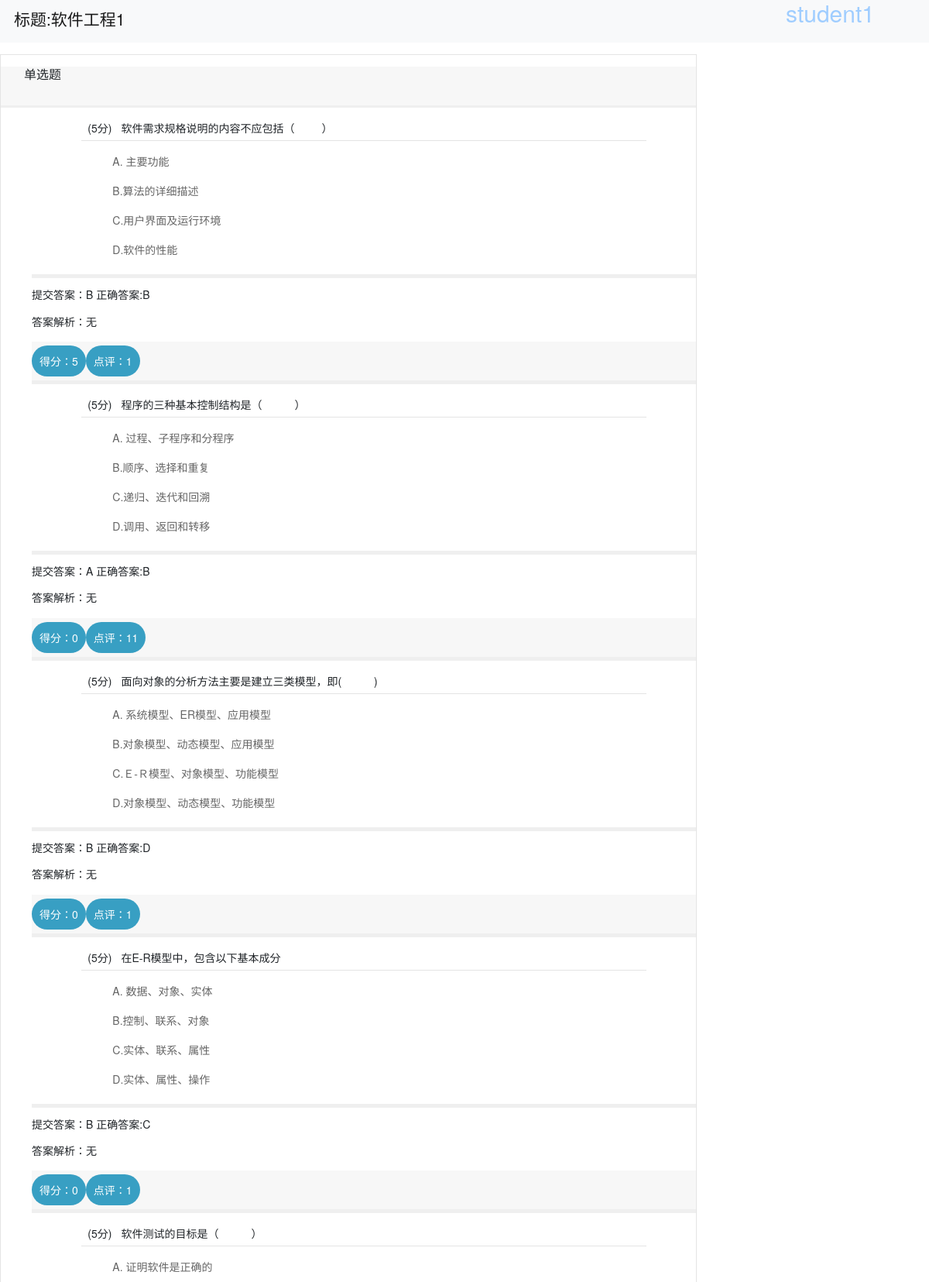
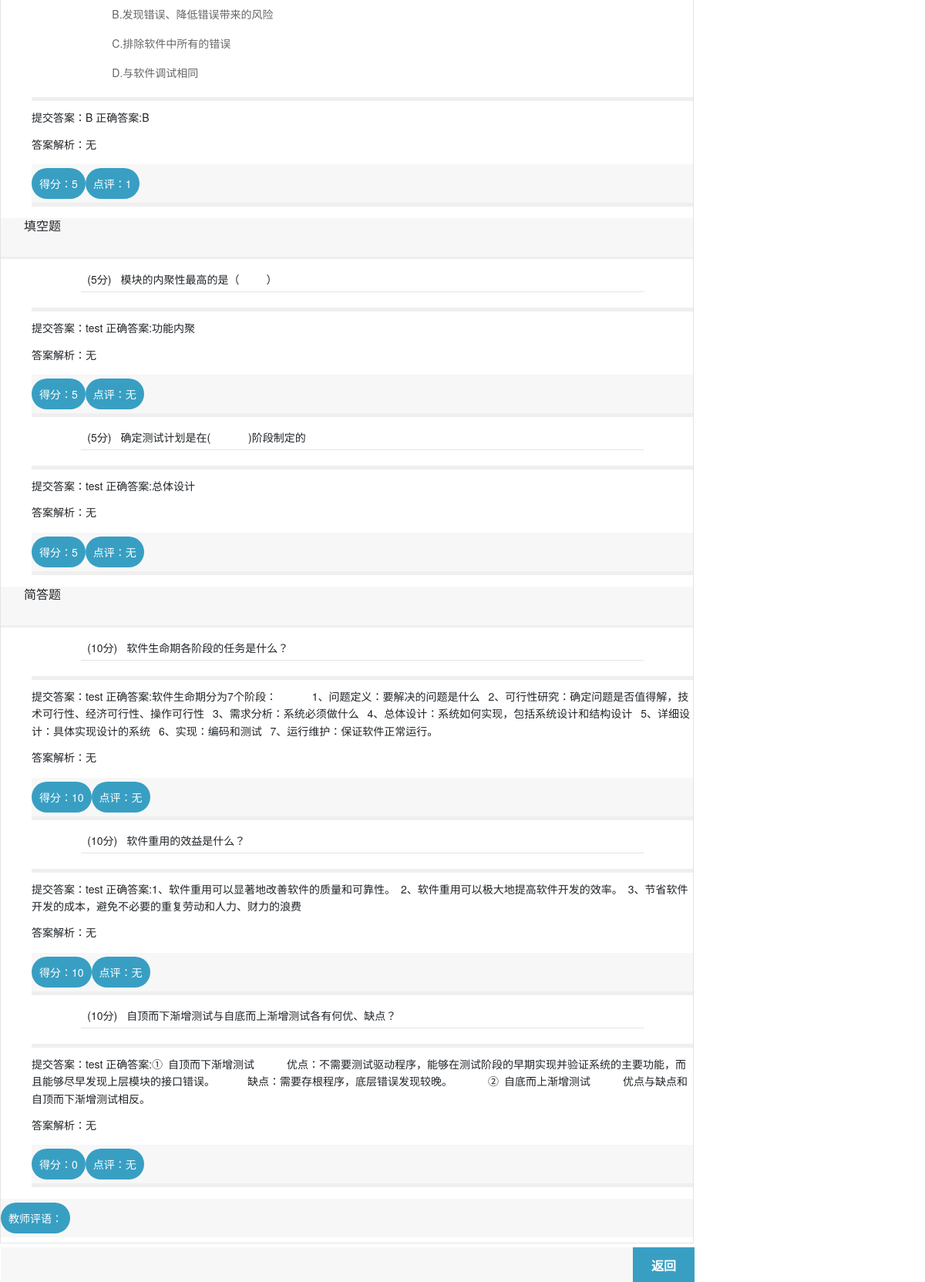
Page /answer/6/ on the committed database (2 pictures, top to bottom).
### question_manage/models.py (models this page shows, shortened)
class Grade(models.Model):
    id=models.AutoField(primary_key=True)
    sid=models.ForeignKey(UserEx,on_delete=models.CASCADE,default='')#添加外键
    pid=models.ForeignKey(Paper, on_delete=models.CASCADE)
    grade=models.IntegerField()
    is_checked=models.BooleanField(default='False')
    rewind=models.TextField(default="")
    class Meta:
        db_table='grade'
        verbose_name='成绩'
        verbose_name_plural=verbose_name

class Paper(models.Model):
    id=models.AutoField(primary_key=True)
    sqid=models.ManyToManyField(Question)#多对多
    fqid=models.ManyToManyField(Fillin)
    tid=models.ForeignKey(UserEx,on_delete=models.CASCADE)#添加外键
    title=models.CharField('标题',max_length=20,default='')
    major=models.CharField('考卷适用专业',max_length=20)
    examtime=models.DateTimeField()
    class Meta:
        db_table='paper'
        verbose_name='试卷'
        verbose_name_plural=verbose_name

class TAnswer(models.Model):
    gid=models.ForeignKey(Grade, on_delete=models.CASCADE)
    qid=models.ForeignKey(Question, on_delete=models.CASCADE,default='')
    ans=models.CharField('选项',max_length=5)
    score =models.IntegerField('得分', default=0)
    rewind = models.TextField('点评',default='')
    class Meta:
        db_table = 'answer'
        verbose_name = '答卷单选题'
        verbose_name_plural = verbose_name

class Question(models.Model):
    ANSWER = (
        ('A', 'A'),
        ('B', 'B'),
        ('C', 'C'),
        ('D', 'D'),
    )
    id = models.AutoField(primary_key=True)
    category = models.CharField('标签', max_length=20)
    title = models.TextField('题目')
    optionA = models.CharField('A选项', max_length=30)
    optionB = models.CharField('B选项', max_length=30)
    optionC = models.CharField('C选项', max_length=30)
    optionD = models.CharField('D选项', max_length=30)
    answer = models.CharField('答案', max_length=10, choices=ANSWER)
    score = models.IntegerField('分数', default=1)
    solution = models.TextField('解析', default='无')
    class Meta:
        db_table = 'question'
        verbose_name = '单项选择题库'
        verbose_name_plural = verbose_name

class F_TAnswer(models.Model):
    gid=models.ForeignKey(Grade, on_delete=models.CASCADE)
    qid=models.ForeignKey(Fillin, on_delete=models.CASCADE,default='')
    ans=models.TextField('选项')
    score = models.IntegerField('得分', default=0)
    rewind = models.TextField('点评', default='')
    class Meta:
        db_table = 'f_answer'
        verbose_name = '答卷填空题'
        verbose_name_plural = verbose_name

class Fillin(models.Model):
    TYPE = (
        ('f', '填空题'),
        ('sa', '简答题'),
    )
    id = models.AutoField(primary_key=True)
    category = models.CharField('标签', max_length=20)
    title = models.TextField('题目')
    answer = models.TextField('答案')
    score = models.IntegerField('分数', default=1)
    type = models.CharField('类型', max_length=10, choices=TYPE, default='')
    solution = models.TextField('解析', default='无')
    class Meta:
        db_table = 'fillin'
        verbose_name = '填空或简答题库'
        verbose_name_plural = verbose_name

### question_manage/views.py (the view)
# urls.py: path("answer/<int:id>/", q_views.lookAnswer, name="answer"),
def lookAnswer(request, id):
    g = Grade.objects.get(id=id)
    s = g.sid
    alist = g.tanswer_set.all()
    falist = g.f_tanswer_set.all()
    return render(request, 'answer_base.html', {'student': s, 'alist':alist, 'grade':g, 'falist':falist})

### question_manage/templates/answer_base.html (shortened to what this page needs)
<!DOCTYPE HTML>
<html lang="en">
<head>
    <link href="/static/bootstrap-4.3.1-dist/css/bootstrap.min.css" rel="stylesheet">
    <link href="/static/css/main.css" rel="stylesheet" type="text/css" />
    <link href="/static/css/test.css" rel="stylesheet" type="text/css" />
    <link href="/static/css/style.css" rel="stylesheet" type="text/css"/>
</head>
<body>
<nav class="navbar navbar-expand-sm bg-light navbar-light ">
    <ul class="navbar-nav">
        <li class="nav-item active">
            <a class="nav-link"><h3>标题:{{ grade.pid.title }}</h3></a>
        </li>
        <li style="position: fixed;right: 70px; font-size: 30px;color: #9fcdff">{{ student.name }}</li>
    </ul>
</nav>
<div class="main">
	<div class="test_main">
		<div class="nr_left">
			<div class="test">
					<div class="test_title">
                        <a href="/user/">
						<font><input type="button" name="back" value="返回"></font></a>
					</div>
						<div class="test_content">
							<div class="test_content_title">
								<h2>单选题</h2>
							</div>
						</div>
						<div class="test_content_nr">
							<ul>
                               {% for a in alist %}
                                   <li id="{{ forloop.counter }}">
                                    <div class="test_content_nr_tt">
                                        <span>({{ a.qid.score }}分)</span>
                                        <font>{{ a.qid.title }}</font>
                                    </div>
                                   <div class="test_content_nr_main">
                                        <ul>
                                                <li class="option">
                                                    <label>A.
                                                        <p class="ue" style="display: inline;">{{ a.qid.optionA }}</p>
                                                    </label>
                                                </li>
                                                <li class="option">
                                                    <label>
                                                        B.<p class="ue" style="display: inline;">{{ a.qid.optionB }}</p>
                                                    </label>
                                                </li>
                                                <li class="option">
                                                    <label>
                                                        C.<p class="ue" style="display: inline;">{{ a.qid.optionC }}</p>
                                                    </label>
                                                </li>
                                                <li class="option">
                                                    <label>
                                                        D.<p class="ue" style="display: inline;">{{ a.qid.optionD }}</p>
                                                    </label>
                                                </li>
                                        </ul>
                                    </div>
                                    </li>
                                    <li>
                                        <p>提交答案：{{ a.ans }} 正确答案:{{ a.qid.answer }}</p>
                                        <p>答案解析：{{ a.qid.solution }}</p>
                                    <div class="test_content">
                                        <div class="test_content_title">
                                            <p>得分：{{ a.score }}</p>
                                            <p>点评：{{ a.rewind }}</p>
                                        </div>
                                    </div>
                                    </li>
                               {% endfor %}
							</ul>
						</div>
                        <div class="test_content">
							<div class="test_content_title">
								<h2>填空题</h2>
							</div>
						</div>
						<div class="test_content_nr">
							<ul>
                               {% for a in falist %}
                                   {% if a.qid.type == 'f' %}
                                   <li id="lf{{ forloop.counter }}">
                                    <div class="test_content_nr_tt">
                                        <span>({{ a.qid.score }}分)</span>
                                        <font>{{ a.qid.title }}</font>
                                    </div>
                                   <div class="test_content_nr_main">
                                    </div>
                                    </li>
                                   <li>
                                        <p>提交答案：{{ a.ans }} 正确答案:{{ a.qid.answer }}</p>
                                        <p>答案解析：{{ a.qid.solution }}</p>
                                       <div class="test_content">
                                            <div class="test_content_title">
                                                <p>得分：{{ a.score }}</p>
                                                <p>点评：{{ a.rewind }}</p>
                                            </div>
                                        </div>
                                   </li>
                                   {% endif %}
                               {% endfor %}
							</ul>
						</div>
                        <div class="test_content">
							<div class="test_content_title">
								<h2>简答题</h2>
							</div>
						</div>
						<div class="test_content_nr">
							<ul>
                               {% for a in falist %}
                                   {% if a.qid.type == 'sa' %}
                                   <li id="sa{{ forloop.counter }}">
                                    <div class="test_content_nr_tt">
                                        <span>({{ a.qid.score }}分)</span>
                                        <font>{{ a.qid.title }}</font>
                                    </div>
                                   <div class="test_content_nr_main">
                                    </div>
                                    </li>
                                    <li>
                                        <p>提交答案：{{ a.ans }} 正确答案:{{ a.qid.answer }}</p>
                                        <p>答案解析：{{ a.qid.solution }}</p>
                                        <div class="test_content">
                                        <div class="test_content_title">
                                            <p>得分：{{ a.score }}</p>
                                            <p>点评：{{ a.rewind }}</p>
                                        </div>
                                    </div>
                                    </li>
                                   {% endif %}
                               {% endfor %}
							</ul>
						</div>
                <div class="test_content">
                    <div class="test_content_title">
                        <p>教师评语： {{ grade.rewind }}</p>
                    </div>
                </div>
		    </div>
	    </div>
	<div class="foot">
    </div>
    </div>
</div>
</body>
</html>

### static/css/main.css (style rules this page uses)
html, body { width: 100%;height: 100%;overflow:auto;font-size:12px;margin:0;padding:0; font-family:"微软雅黑";background:#fff; text-align:center; }
ul,li { list-style:none; }
a { text-decoration:none; color:#666; }
.foot { width:100%; height:50px; clear:both; }

### static/css/test.css (style rules this page uses)
.test_main { width:1200px; margin:15px auto 0; }
.nr_left { width:900px; height:100%; float:left; }
.test { width:100%; border:1px solid #e4e4e4; text-align:left; float:left; }
.test_title { width:900px; height:45px; line-height:45px; background-color:#f7f7f7;position:fixed; bottom:0; z-index:1000; }
.test_title font { width:80px; height:45px; display:block; float:right; text-align:center; }
.test_title font input { background:#389fc3; border:none; display:block; width:80px; height:45px; cursor:pointer; color:#fff; font-size:16px; font-weight:bold; }
.test_content { width:100%; height:auto; margin-top:15px; }
.test_content_title { width:100%; height:50px; line-height:50px; background:#f7f7f7; text-align:center; }
.test_content_title h2 { padding:0 30px; font-size:16px; font-weight:normal; display:block; float:left }
.test_content_title p { padding:0 10px; height:40px; line-height:40px; background:#389fc3; color:#fff; border-radius:30px; display:block; float:left; margin-top:5px; }
.test_content_nr { width:100%; border-top:3px solid #efefef; }
.test_content_nr>ul>li { width:100%; border-bottom:5px solid #efefef; padding-top:10px; }
.test_content_nr_tt { width:85%; height:auto; line-height:32px; margin:0 auto; border-bottom:1px solid #e4e4e4; }
.test_content_nr_tt span { padding:0 8px; }
.test_content_nr_tt font { font-size:14px }
.test_content_nr_main { width:85%; margin:0 auto; padding:10px 0;height:auto; }
.option { line-height:32px; display:block; background:#fff;color:#666; }
.option label { height:auto;display:block; }

### static/css/style.css (style rules this page uses)
a { text-decoration: none; cursor: auto; color: #000; }
body { background: #eee; font: 14px/1.6em "微软雅黑", "Microsoft Yahei", "Droid Sans", Helvetica Neue, Helvetica, Arial, sans-serif; }
div { display: block; }

### question_manage/templates/answer_base.html (style rules this page uses)
body { background: #fff !important; }

### rows in the picture
Grade: pid "软件工程1"
TAnswer: qid.score "5", qid "软件需求规格说明的内容不应包括（ ）", qid.optionA "主要功能", qid.optionB "算法的详细描述", qid.optionC "用户界面及运行环境", qid.optionD "软件的性能", ans "B", qid.answer "B", qid.solution "无", score "5", rewind "1"
TAnswer: qid.score "5", qid "程序的三种基本控制结构是（ ）", qid.optionA "过程、子程序和分程序", qid.optionB "顺序、选择和重复", qid.optionC "递归、迭代和回溯", qid.optionD "调用、返回和转移", ans "A", qid.answer "B", qid.solution "无", score "0", rewind "11"
TAnswer: qid.score "5", qid "面向对象的分析方法主要是建立三类模型，即( )", qid.optionA "系统模型、ER模型、应用模型", qid.optionB "对象模型、动态模型、应用模型", qid.optionC "Ｅ-Ｒ模型、对象模型、功能模型", qid.optionD "对象模型、动态模型、功能模型", ans "B", qid.answer "D", qid.solution "无", score "0", rewind "1"
TAnswer: qid.score "5", qid "在E-R模型中，包含以下基本成分", qid.optionA "数据、对象、实体", qid.optionB "控制、联系、对象", qid.optionC "实体、联系、属性", qid.optionD "实体、属性、操作", ans "B", qid.answer "C", qid.solution "无", score "0", rewind "1"
TAnswer: qid.score "5", qid "软件测试的目标是（ ）", qid.optionA "证明软件是正确的", qid.optionB "发现错误、降低错误带来的风险", qid.optionC "排除软件中所有的错误", qid.optionD "与软件调试相同", ans "B", qid.answer "B", qid.solution "无", score "5", rewind "1"
F_TAnswer: qid.score "5", qid "模块的内聚性最高的是（ ）", ans "test", qid.answer "功能内聚", qid.solution "无", score "5", rewind "无"
F_TAnswer: qid.score "5", qid "确定测试计划是在( )阶段制定的", ans "test", qid.answer "总体设计", qid.solution "无", score "5", rewind "无"
F_TAnswer: qid.score "10", qid "软件生命期各阶段的任务是什么？", ans "test", qid.answer "软件生命期分为7个阶段： 1、问题定义：要解决的问题是什么 2、可行性研究：确定问题是否值得解，技术可行性、经济可行性、操作可行性 3、需求分析：系统必须做什么 4、总体设计：系统如何实现，包括系统设计和结构设计 5、详细设计：具体实现设计的系统 6、实现：编码和测试 7、运行维护：保证软件正常运行。", qid.solution "无", score "10", rewind "无"
F_TAnswer: qid.score "10", qid "软件重用的效益是什么？", ans "test", qid.answer "1、软件重用可以显著地改善软件的质量和可靠性。 2、软件重用可以极大地提高软件开发的效率。 3、节省软件开发的成本，避免不必要的重复劳动和人力、财力的浪费", qid.solution "无", score "10", rewind "无"
F_TAnswer: qid.score "10", qid "自顶而下渐增测试与自底而上渐增测试各有何优、缺点？", ans "test", qid.answer "① 自顶而下渐增测试 优点：不需要测试驱动程序，能够在测试阶段的早期实现并验证系统的主要功能，而且能够尽早发现上层模块的接口错误。 缺点：需要存根程序，底层错误发现较晚。 ② 自底而上渐增测试 优点与缺点和自顶而下渐增测试相反。", qid.solution "无", score "0", rewind "无"
